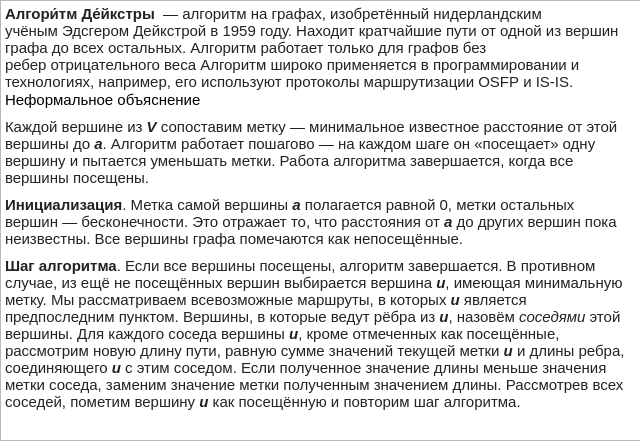
<?xml version="1.0" encoding="UTF-8"?>
<ui version="4.0">
 <class>DijkstraTheory</class>
 <widget class="QWidget" name="DijkstraTheory">
  <property name="geometry">
   <rect>
    <x>0</x>
    <y>0</y>
    <width>640</width>
    <height>441</height>
   </rect>
  </property>
  <property name="minimumSize">
   <size>
    <width>640</width>
    <height>410</height>
   </size>
  </property>
  <property name="maximumSize">
   <size>
    <width>640</width>
    <height>441</height>
   </size>
  </property>
  <property name="windowTitle">
   <string>Form</string>
  </property>
  <widget class="QTextBrowser" name="textBrowser">
   <property name="geometry">
    <rect>
     <x>0</x>
     <y>0</y>
     <width>641</width>
     <height>441</height>
    </rect>
   </property>
   <property name="html">
    <string>&lt;!DOCTYPE HTML PUBLIC &quot;-//W3C//DTD HTML 4.0//EN&quot; &quot;http://www.w3.org/TR/REC-html40/strict.dtd&quot;&gt;
&lt;html&gt;&lt;head&gt;&lt;meta name=&quot;qrichtext&quot; content=&quot;1&quot; /&gt;&lt;style type=&quot;text/css&quot;&gt;
p, li { white-space: pre-wrap; }
&lt;/style&gt;&lt;/head&gt;&lt;body style=&quot; font-family:'MS Shell Dlg 2'; font-size:8.25pt; font-weight:400; font-style:normal;&quot;&gt;
&lt;p style=&quot; margin-top:0px; margin-bottom:0px; margin-left:0px; margin-right:0px; -qt-block-indent:0; text-indent:0px;&quot;&gt;&lt;span style=&quot; font-family:'sans-serif'; font-size:11pt; font-weight:600; color:#222222; background-color:#ffffff;&quot;&gt;Алгори́тм Де́йкстры&lt;/span&gt;&lt;span style=&quot; font-family:'sans-serif'; font-size:11pt; color:#222222; background-color:#ffffff;&quot;&gt;  — алгоритм на графах, изобретённый нидерландским учёным Эдсгером Дейкстрой в 1959 году. Находит кратчайшие пути от одной из вершин графа до всех остальных. Алгоритм работает только для графов без ребер отрицательного веса Алгоритм широко применяется в программировании и технологиях, например, его используют протоколы маршрутизации OSFP и IS-IS.&lt;/span&gt;&lt;/p&gt;
&lt;p style=&quot; margin-top:0px; margin-bottom:0px; margin-left:0px; margin-right:0px; -qt-block-indent:0; text-indent:0px;&quot;&gt;&lt;a name=&quot;Неформальное_объяснение&quot;&gt;&lt;/a&gt;&lt;span style=&quot; font-family:'Linux Libertine,Georgia,Times,serif'; font-size:11pt; color:#000000;&quot;&gt;Н&lt;/span&gt;&lt;span style=&quot; font-family:'Linux Libertine,Georgia,Times,serif'; font-size:11pt; color:#000000;&quot;&gt;еформальное объяснение&lt;/span&gt;&lt;/p&gt;
&lt;p style=&quot; margin-top:9px; margin-bottom:9px; margin-left:0px; margin-right:0px; -qt-block-indent:0; text-indent:0px; background-color:#ffffff;&quot;&gt;&lt;span style=&quot; font-family:'sans-serif'; font-size:11pt; color:#222222; background-color:#ffffff;&quot;&gt;Каждой вершине из&lt;/span&gt;&lt;span style=&quot; font-family:'sans-serif'; font-size:11pt; color:#222222;&quot;&gt; &lt;/span&gt;&lt;span style=&quot; font-family:'sans-serif'; font-size:11pt; font-weight:600; font-style:italic; color:#222222;&quot;&gt;V&lt;/span&gt;&lt;span style=&quot; font-family:'sans-serif'; font-size:11pt; color:#222222;&quot;&gt; сопоставим метку — минимальное известное расстояние от этой вершины до &lt;/span&gt;&lt;span style=&quot; font-family:'sans-serif'; font-size:11pt; font-weight:600; font-style:italic; color:#222222;&quot;&gt;a&lt;/span&gt;&lt;span style=&quot; font-family:'sans-serif'; font-size:11pt; color:#222222;&quot;&gt;. Алгоритм работает пошагово — на каждом шаге он «посещает» одну вершину и пытается уменьшать метки. Работа алгоритма завершается, когда все вершины посещены.&lt;/span&gt;&lt;/p&gt;
&lt;p style=&quot; margin-top:9px; margin-bottom:9px; margin-left:0px; margin-right:0px; -qt-block-indent:0; text-indent:0px; background-color:#ffffff;&quot;&gt;&lt;span style=&quot; font-family:'sans-serif'; font-size:11pt; font-weight:600; color:#222222;&quot;&gt;Инициализация&lt;/span&gt;&lt;span style=&quot; font-family:'sans-serif'; font-size:11pt; color:#222222;&quot;&gt;. Метка самой вершины &lt;/span&gt;&lt;span style=&quot; font-family:'sans-serif'; font-size:11pt; font-weight:600; font-style:italic; color:#222222;&quot;&gt;a&lt;/span&gt;&lt;span style=&quot; font-family:'sans-serif'; font-size:11pt; color:#222222;&quot;&gt; полагается равной 0, метки остальных вершин — бесконечности. Это отражает то, что расстояния от &lt;/span&gt;&lt;span style=&quot; font-family:'sans-serif'; font-size:11pt; font-weight:600; font-style:italic; color:#222222;&quot;&gt;a&lt;/span&gt;&lt;span style=&quot; font-family:'sans-serif'; font-size:11pt; color:#222222;&quot;&gt; до других вершин пока неизвестны. Все вершины графа помечаются как непосещённые.&lt;/span&gt;&lt;/p&gt;
&lt;p style=&quot; margin-top:9px; margin-bottom:9px; margin-left:0px; margin-right:0px; -qt-block-indent:0; text-indent:0px; background-color:#ffffff;&quot;&gt;&lt;a name=&quot;Шаг&quot;&gt;&lt;/a&gt;&lt;span style=&quot; font-family:'sans-serif'; font-size:11pt; font-weight:600; color:#222222;&quot;&gt;Ш&lt;/span&gt;&lt;span style=&quot; font-family:'sans-serif'; font-size:11pt; font-weight:600; color:#222222;&quot;&gt;аг алгоритма&lt;/span&gt;&lt;span style=&quot; font-family:'sans-serif'; font-size:11pt; color:#222222;&quot;&gt;. Если все вершины посещены, алгоритм завершается. В противном случае, из ещё не посещённых вершин выбирается вершина &lt;/span&gt;&lt;span style=&quot; font-family:'sans-serif'; font-size:11pt; font-weight:600; font-style:italic; color:#222222;&quot;&gt;u&lt;/span&gt;&lt;span style=&quot; font-family:'sans-serif'; font-size:11pt; color:#222222;&quot;&gt;, имеющая минимальную метку. Мы рассматриваем всевозможные маршруты, в которых &lt;/span&gt;&lt;span style=&quot; font-family:'sans-serif'; font-size:11pt; font-weight:600; font-style:italic; color:#222222;&quot;&gt;u&lt;/span&gt;&lt;span style=&quot; font-family:'sans-serif'; font-size:11pt; color:#222222;&quot;&gt; является предпоследним пунктом. Вершины, в которые ведут рёбра из &lt;/span&gt;&lt;span style=&quot; font-family:'sans-serif'; font-size:11pt; font-weight:600; font-style:italic; color:#222222;&quot;&gt;u&lt;/span&gt;&lt;span style=&quot; font-family:'sans-serif'; font-size:11pt; color:#222222;&quot;&gt;, назовём &lt;/span&gt;&lt;span style=&quot; font-family:'sans-serif'; font-size:11pt; font-style:italic; color:#222222;&quot;&gt;соседями&lt;/span&gt;&lt;span style=&quot; font-family:'sans-serif'; font-size:11pt; color:#222222;&quot;&gt; этой вершины. Для каждого соседа вершины &lt;/span&gt;&lt;span style=&quot; font-family:'sans-serif'; font-size:11pt; font-weight:600; font-style:italic; color:#222222;&quot;&gt;u&lt;/span&gt;&lt;span style=&quot; font-family:'sans-serif'; font-size:11pt; color:#222222;&quot;&gt;, кроме отмеченных как посещённые, рассмотрим новую длину пути, равную сумме значений текущей метки &lt;/span&gt;&lt;span style=&quot; font-family:'sans-serif'; font-size:11pt; font-weight:600; font-style:italic; color:#222222;&quot;&gt;u&lt;/span&gt;&lt;span style=&quot; font-family:'sans-serif'; font-size:11pt; color:#222222;&quot;&gt; и длины ребра, соединяющего &lt;/span&gt;&lt;span style=&quot; font-family:'sans-serif'; font-size:11pt; font-weight:600; font-style:italic; color:#222222;&quot;&gt;u&lt;/span&gt;&lt;span style=&quot; font-family:'sans-serif'; font-size:11pt; color:#222222;&quot;&gt; с этим соседом. Если полученное значение длины меньше значения метки соседа, заменим значение метки полученным значением длины. Рассмотрев всех соседей, пометим вершину &lt;/span&gt;&lt;span style=&quot; font-family:'sans-serif'; font-size:11pt; font-weight:600; font-style:italic; color:#222222;&quot;&gt;u&lt;/span&gt;&lt;span style=&quot; font-family:'sans-serif'; font-size:11pt; color:#222222;&quot;&gt; как посещённую и повторим шаг алгоритма.&lt;/span&gt;&lt;/p&gt;&lt;/body&gt;&lt;/html&gt;</string>
   </property>
  </widget>
 </widget>
 <resources/>
 <connections/>
</ui>
